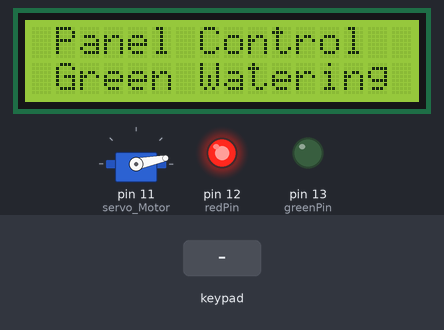
This sketch was run on a simulated Arduino Mega 2560, built with avr-gcc and run on an emulated ATmega2560. On the bench: 16×2 character LCD, servo, output pins drawn as LEDs (lit = HIGH). The inputs (shaded band) are chosen by the test bench.

Above: at 1.2 s.
1.3 s: keypad keys 1 9 9 5 A B pressed 0.4 s apart
At 5.0 s:
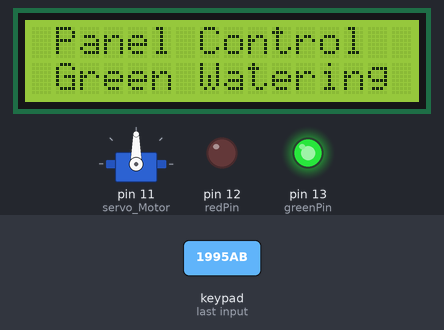
5.3 s: key '*' pressed
At 5.7 s:
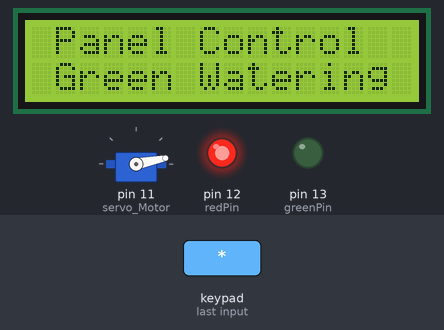
Timing chart, 0 to 8.3 s (numbered marks = the images above; inputs shaded):
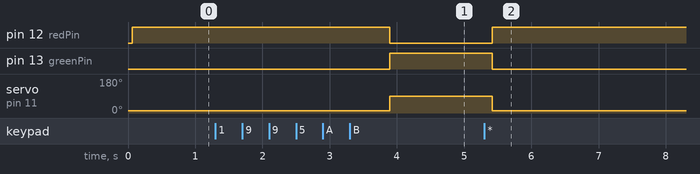

Measured:
- after the input at 1.3 s, pin 12 (redPin): HIGH → LOW after 2.6 s; pin 13 (greenPin): LOW → HIGH after 2.6 s; servo on pin 11 (servo_Motor): 11° → 90° after 2.6 s
- after the input at 5.3 s, pin 12 (redPin): LOW → HIGH after 0.12 s; pin 13 (greenPin): HIGH → LOW after 0.12 s; servo on pin 11 (servo_Motor): 90° → 11° after 0.12 s

The sketch:

Sistema_De_Riego.ino
```cpp
#include <Keypad.h>
#include <Servo.h>
#include <LiquidCrystal_I2C.h>
#include <Wire.h>


Servo servo_Motor;
LiquidCrystal_I2C lcd(0x3F, 2, 1, 0, 4, 5, 6, 7, 3, POSITIVE);

char* password = "1995AB";
int position = 0;
const byte ROWS = 4;
const byte COLS = 4;

char keys[ROWS][COLS] = {
{'1','2','3','A'},
{'4','5','6','B'},
{'7','8','9','C'},
{'*','0','#','D'}
};

byte rowPins[ROWS] = { 34, 35, 36, 37 };
byte colPins[COLS] = { 38, 39, 40, 41 };
Keypad keypad = Keypad( makeKeymap(keys), rowPins, colPins, ROWS, COLS );
int redPin = 12;
int greenPin = 13;

void setup()
{
pinMode(redPin, OUTPUT);
pinMode(greenPin, OUTPUT);
lcd.begin(16,2);
servo_Motor.attach(11);
setLocked(true);
}

void loop()
{

lcd.setCursor(1,0);
lcd.print("Panel Control");
lcd.setCursor(1,1);
lcd.print("Green Watering");

char key = keypad.getKey();
if (key == '*' || key == '#')
{
position = 0;
setLocked(true);
}
if (key == password[position])
{
position ++;
}
if (position == 6)
{
setLocked(false);
}
delay(100);
}
void setLocked(int locked)
{
if (locked)
{
digitalWrite(redPin, HIGH);
digitalWrite(greenPin, LOW);
servo_Motor.write(11);
}
else
{
digitalWrite(redPin, LOW);
digitalWrite(greenPin, HIGH);
servo_Motor.write(90);
}
}
```
